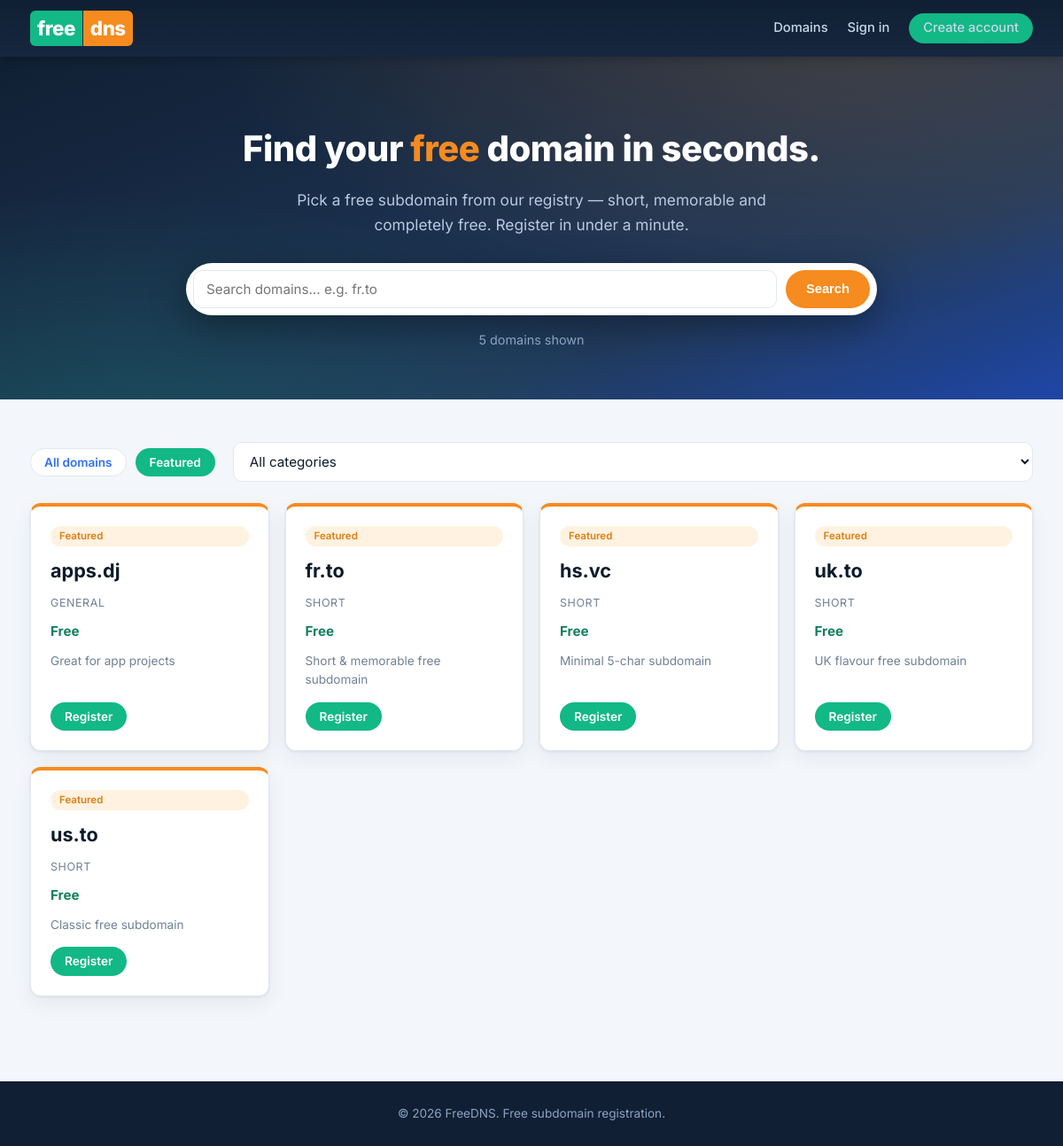
Page /index.php?only=featured on the committed database.
### tables this page shows
CREATE TABLE IF NOT EXISTS domains (
    id          INT UNSIGNED NOT NULL AUTO_INCREMENT,
    name        VARCHAR(190) NOT NULL,
    price       DECIMAL(10,2) NOT NULL DEFAULT 0.00,
    description VARCHAR(255)          DEFAULT NULL,
    category    VARCHAR(60)           DEFAULT 'General',
    featured    TINYINT(1)   NOT NULL DEFAULT 0,
    available   TINYINT(1)   NOT NULL DEFAULT 1,
    created_at  TIMESTAMP    NOT NULL DEFAULT CURRENT_TIMESTAMP,
    PRIMARY KEY (id),
    UNIQUE KEY uq_domains_name (name),
    KEY idx_domains_available (available)
);

### includes/functions.php (called while the page is built, shortened)
<?php
function base_url(): string {
    $base = BASE_URL;
    if ($base === '') {
        $scheme = (!empty($_SERVER['HTTPS']) && $_SERVER['HTTPS'] !== 'off') ? 'https' : 'http';
        $host   = $_SERVER['HTTP_HOST'] ?? 'localhost';
        $appRoot = realpath(__DIR__ . '/..');
        $docRoot = is_dir($appRoot) ? str_replace('\\', '/', realpath($_SERVER['DOCUMENT_ROOT'] ?? '/')) : null;
        $rel     = '';
        if ($docRoot !== null && $appRoot !== false && str_starts_with(str_replace('\\', '/', $appRoot), $docRoot)) {
            $rel = rtrim(substr(str_replace('\\', '/', $appRoot), strlen($docRoot)), '/');
        }
        $base = "$scheme://$host$rel";
    }
    return rtrim($base, '/');
}
function url(string $path = ''): string {
    return base_url() . '/' . ltrim($path, '/');
}
function e(string $value): string {
    return htmlspecialchars($value, ENT_QUOTES, 'UTF-8');
}

### includes/db.php (called while the page is built, shortened)
<?php
function db(): PDO {
    static $pdo = null;
    if ($pdo === null) {
        $dsn = 'mysql:host=' . DB_HOST . ';dbname=' . DB_NAME . ';charset=utf8mb4';
        try {
            $pdo = new PDO($dsn, DB_USER, DB_PASS, [
                PDO::ATTR_ERRMODE            => PDO::ERRMODE_EXCEPTION,
                PDO::ATTR_DEFAULT_FETCH_MODE => PDO::FETCH_ASSOC,
                PDO::ATTR_EMULATE_PREPARES   => false,
            ]);
        } catch (PDOException $e) {
            http_response_code(500);
            exit('Database connection failed: ' . htmlspecialchars($e->getMessage()));
        }
    }
    return $pdo;
}

### index.php (the view, shortened to what this page needs)
<?php
require_once __DIR__ . '/includes/layout.php';
$q      = trim($_GET['q'] ?? '');
$cat    = trim($_GET['cat'] ?? '');
$only   = trim($_GET['only'] ?? '');
$where  = ['available = 1'];
$params = [];
$order = 'featured DESC, name ASC';
if ($only === 'featured') {
    $where[] = 'featured = 1';
}
$sql = 'SELECT * FROM domains WHERE ' . implode(' AND ', $where) . ' ORDER BY ' . $order . ' LIMIT 100';
$st  = db()->prepare($sql);
$st->execute($params);
$domains = $st->fetchAll();
?>
<section class="hero">
    <div class="container">
        <h1>Find your <span class="highlight">free</span> domain in seconds.</h1>
        <p>Pick a free subdomain from our registry — short, memorable and completely free. Register in under a minute.</p>
        <form class="search-bar" method="get" action="index.php">
            <input type="search" name="q" value="<?php echo e($q); ?>"
                   placeholder="Search domains… e.g. fr.to" autocomplete="off">
            <button class="btn btn-orange" type="submit">Search</button>
        </form>
        <div class="search-stats"><?php echo count($domains); ?> domains shown</div>
    </div>
</section>
<section class="section">
    <div class="container">
        <div class="filter-bar">
            <a href="<?php echo url('index.php'); ?>" class="btn btn-sm <?php echo $only === '' && $cat === '' && $q === '' ? 'btn-primary' : 'btn-outline'; ?>">All domains</a>
            <a href="<?php echo url('index.php?only=featured'); ?>" class="btn btn-sm <?php echo $only === 'featured' ? 'btn-primary' : 'btn-outline'; ?>">Featured</a>
            <form method="get" action="index.php" style="display:flex;gap:8px;flex:1;">
                <select name="cat" data-auto-submit>
                    <option value="">All categories</option>
                </select>
            </form>
        </div>
        <?php if (!$domains): ?>
            <div class="empty-state">
                <div class="icon">&#128269;</div>
                <h3>No domains found</h3>
                <p>Try a different search term, or check back later — new domains are added by admins.</p>
            </div>
        <?php else: ?>
            <div class="domain-grid">
                <?php foreach ($domains as $d): ?>
                    <div class="domain-card <?php echo (int)$d['featured'] ? 'featured' : ''; ?>">
                        <?php if ((int)$d['featured']): ?>
                            <span class="badge badge-featured">Featured</span>
                        <?php endif; ?>
                        <div class="domain-name"><?php echo e($d['name']); ?></div>
                        <div class="domain-cat"><?php echo e($d['category']); ?></div>
                        <div class="domain-price"><span class="free">Free</span>&nbsp;<?php echo $d['price'] > 0 ? '· $' . number_format((float)$d['price'], 2) : ''; ?></div>
                        <?php if ($d['description']): ?>
                            <div class="domain-desc"><?php echo e($d['description']); ?></div>
                        <?php endif; ?>
                        <div class="domain-actions">
                            <a class="btn btn-sm btn-primary" href="<?php echo url('checkout.php?domain=' . urlencode($d['name'])); ?>">Register</a>
                        </div>
                    </div>
                <?php endforeach; ?>
            </div>
        <?php endif; ?>
    </div>
</section>

### assets/css/style.css (style rules this page uses)
:root { --nc-navy: #101f33; --nc-navy-2: #16273f; --nc-navy-3: #213a5c; --nc-teal: #12b886; --nc-teal-d: #0ea472; --nc-orange: #f68b1f; --nc-orange-d:#e07d0f; --nc-blue: #2f6ff5; --nc-ink: #0d1b2a; --nc-text: #2b3a4d; --nc-muted: #718096; --nc-border: #e2e8f0; --nc-bg: #f3f6fb; --nc-white: #ffffff; --nc-red: #e5484d; --nc-green: #12805c; --radius: 12px; --shadow: 0 1px 3px rgba(13,27,42,.08), 0 8px 24px rgba(13,27,42,.06); }
* { margin: 0; padding: 0; box-sizing: border-box; }
html { scroll-behavior: smooth; }
body { font-family: 'Inter', system-ui, -apple-system, 'Segoe UI', Roboto, sans-serif; background: var(--nc-bg); color: var(--nc-text); line-height: 1.6; min-height: 100vh; display: flex; flex-direction: column; }
.container { width: 100%; max-width: 1180px; margin: 0 auto; padding: 0 24px; }
.btn { display: inline-flex; align-items: center; justify-content: center; gap: 8px; padding: 10px 22px; border-radius: 999px; border: 1px solid transparent; font-weight: 600; font-size: .92rem; cursor: pointer; text-decoration: none; transition: all .15s ease; line-height: 1.2; white-space: nowrap; }
.btn-sm { padding: 7px 15px; font-size: .85rem; }
.btn-primary { background: var(--nc-teal); color: #fff; }
.btn-orange { background: var(--nc-orange); color: #fff; }
.btn-outline { background: #fff; color: var(--nc-blue); border-color: var(--nc-border); }
.hero { background: linear-gradient(160deg, var(--nc-navy) 0%, var(--nc-navy-3) 70%, #1d4ed8 120%); color: #fff; text-align: center; padding: 72px 0 56px; position: relative; overflow: hidden; }
.hero::before { content: ""; position: absolute; inset: 0; background: radial-gradient(ellipse 60% 80% at 80% -10%, rgba(246,139,31,.18), transparent), radial-gradient(ellipse 50% 70% at 10% 110%, rgba(18,184,134,.18), transparent); }
.hero > * { position: relative; }
.hero h1 { font-size: 2.5rem; font-weight: 800; letter-spacing: -.5px; margin-bottom: 12px; }
.hero p { font-size: 1.08rem; color: #b9c9e0; max-width: 620px; margin: 0 auto 30px; }
.hero .highlight { color: var(--nc-orange); }
.search-bar { display: flex; gap: 10px; max-width: 780px; margin: 0 auto; background: #fff; border-radius: 999px; padding: 8px; box-shadow: 0 12px 40px rgba(0,0,0,.35); }
.search-bar input { flex: 1; border: 0; outline: none; font-size: 1.05rem; background: transparent; color: var(--nc-ink); padding: 8px 18px; min-width: 0; }
.search-stats { color: #8ba3c4; margin-top: 16px; font-size: .9rem; }
.section { padding: 48px 0; }
.domain-grid { display: grid; grid-template-columns: repeat(auto-fill, minmax(250px, 1fr)); gap: 18px; }
.domain-card { background: var(--nc-white); border: 1px solid var(--nc-border); border-radius: var(--radius); padding: 22px; box-shadow: var(--shadow); transition: all .18s ease; display: flex; flex-direction: column; gap: 10px; position: relative; }
.domain-card.featured { border-top: 4px solid var(--nc-orange); }
.domain-card .domain-name { font-size: 1.35rem; font-weight: 700; color: var(--nc-ink); }
.domain-card .domain-cat { font-size: .78rem; color: var(--nc-muted); text-transform: uppercase; letter-spacing: .6px; }
.domain-card .domain-price { font-size: .95rem; color: var(--nc-text); font-weight: 600; }
.domain-card .domain-price .free { color: var(--nc-green); font-weight: 700; }
.domain-card .domain-desc { font-size: .85rem; color: var(--nc-muted); flex: 1; }
.domain-card .domain-actions { display: flex; gap: 8px; margin-top: 4px; }
.badge { display:inline-block; padding: 2px 10px; border-radius: 999px; font-size: .72rem; font-weight: 600; }
.badge-featured { background: #fff2e0; color: var(--nc-orange-d); }
input[type="text"], input[type="email"], input[type="password"], input[type="number"], input[type="url"], input[type="search"], select, textarea { width: 100%; padding: 11px 14px; border: 1px solid var(--nc-border); border-radius: 10px; font-size: .95rem; font-family: inherit; color: var(--nc-ink); background: #fff; transition: border-color .15s, box-shadow .15s; outline: none; }
.filter-bar { display: flex; gap: 10px; flex-wrap: wrap; align-items: center; margin-bottom: 24px; }

### rows in the picture
domains: featured "Featured", name "apps.dj", category "GENERAL", description "Great for app projects"
domains: featured "Featured", name "fr.to", category "SHORT", description "Short & memorable free subdomain"
domains: featured "Featured", name "hs.vc", category "SHORT", description "Minimal 5-char subdomain"
domains: featured "Featured", name "uk.to", category "SHORT", description "UK flavour free subdomain"
domains: featured "Featured", name "us.to", category "SHORT", description "Classic free subdomain"

### other values in the picture
count($domains) "5"
SITE_NAME "FreeDNS"
